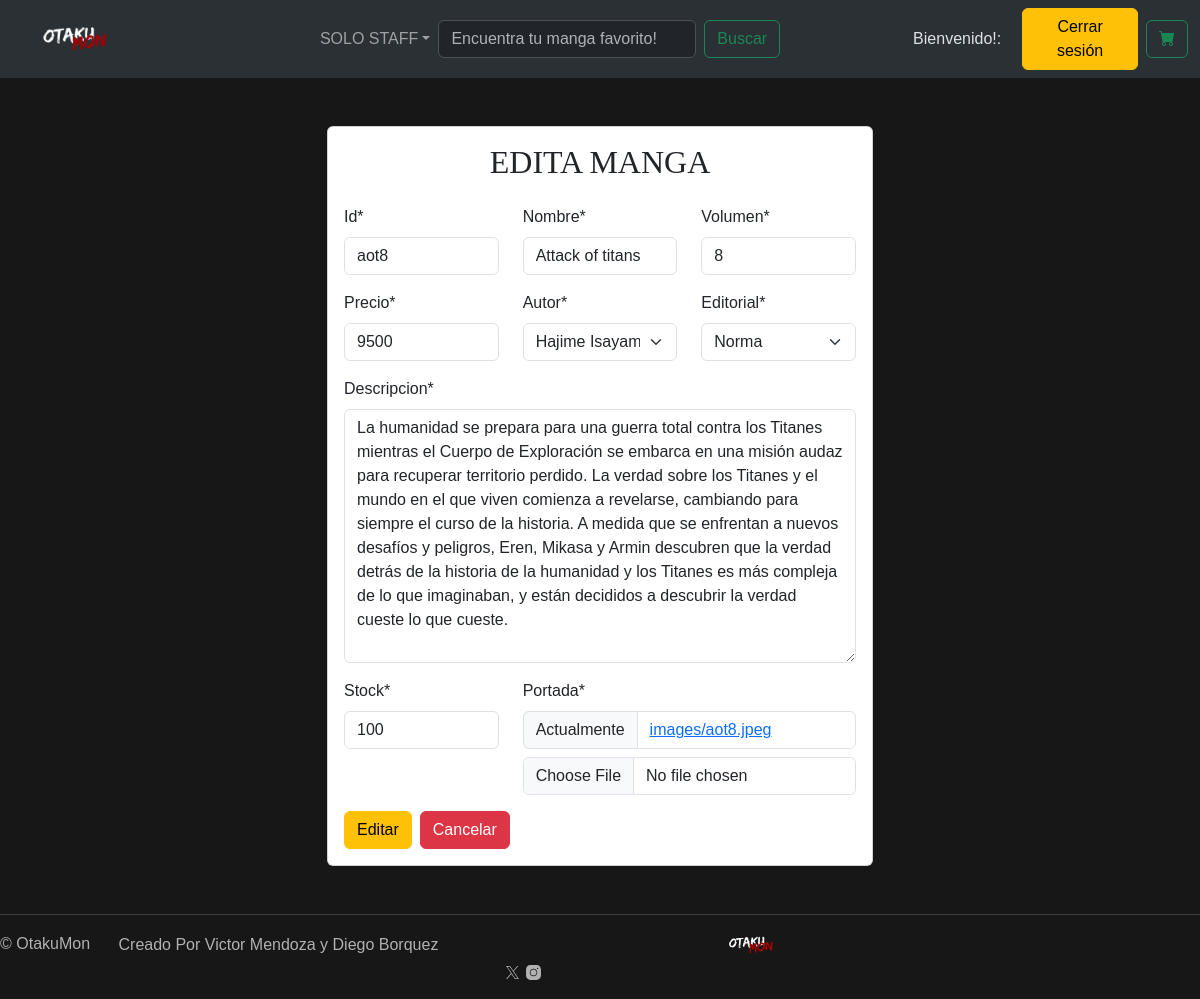
The app's page /editar_manga/aot8 (signed in) with its own data.
### otaku/models.py (models this page shows, shortened)
class Manga(models.Model):
    id = models.CharField(max_length=4, primary_key=True)
    portada = models.ImageField(upload_to='images/')
    nombre = models.CharField(max_length = 200)
    volumen = models.IntegerField()
    autor = models.ForeignKey(Autor, on_delete=models.CASCADE)
    editorial = models.ForeignKey(Editorial, on_delete=models.CASCADE)
    descripcion = models.TextField()
    precio = models.IntegerField()
    stock = models.IntegerField()

### otaku/views.py (the view)
# urls.py: path('editar_manga/<str:id_manga>', views.edit, name='edit'),
@permission_required('otaku.change_manga')
def edit(request, id_manga):
    manga = Manga.objects.get(id=id_manga)
    if request.method == 'POST':
        form = IngresoManga(request.POST, request.FILES, instance=manga)
        if form.is_valid():
            form.save()
            return redirect('listar_mangas')
    else:
        form = IngresoManga(instance=manga)
    return render(request, "otaku/mangaedit.html", {'form': form, 'manga': manga})

### otaku/forms.py
class IngresoManga(forms.ModelForm):
    class Meta:
        model = Manga
        fields = '__all__'

### otaku/models.py (called while the page is built)
    def __str__(self):
        return self.nombre

    def __str__(self):
        return self.nombre

### otaku/templates/otaku/mangaedit.html (shortened to what this page needs)
{% extends 'otaku/base.html' %}
{% load crispy_forms_tags %}
{% load static %}
{% block content %}
<div class="container mt-5 mb-5">
    <div class="row justify-content-center">
        <div class="col-md-6">
            <div class="card">
                <h5 class="mt-3 d-flex justify-content-center" style="font-size: xx-large;">EDITA MANGA</h5>
                <div class="card-body">
                    <form method="post" enctype="multipart/form-data" action="{% url 'actualiza' manga.id %}">
                        <div class="row">
                            <div class="col-md-4">
                                {{ form.id|as_crispy_field }}
                            </div>
                            <div class="col-md-4">
                                {{ form.nombre|as_crispy_field }}
                            </div>
                            <div class="col-md-4">
                                {{ form.volumen|as_crispy_field }}
                            </div>
                        </div>
                        <div class="row">
                            <div class="col-md-4">
                                {{ form.precio|as_crispy_field }}
                            </div>
                            <div class="col-md-4">
                                {{ form.autor|as_crispy_field }}
                            </div>
                            <div class="col-md-4">
                                {{ form.editorial|as_crispy_field }}
                            </div>
                        </div>
                        <div class="row">
                            <div class="col-md-12">
                                {{ form.descripcion|as_crispy_field }}
                            </div>
                        </div>
                        <div class="row">
                            <div class="col-md-4">
                                {{ form.stock|as_crispy_field }}
                            </div>
                            <div class="col-md-8">
                                {{ form.portada|as_crispy_field }}
                            </div>
                        </div>
                        <div class="d-flex gap-2">
                            <button type="submit" class="btn btn-warning" >Editar</button>
                            <a href="{% url 'listar_mangas' %}"><button type="button" class="btn btn-danger">Cancelar</button></a>
                        </div>
                    </form>
                </div>
            </div>
        </div>
    </div>
</div>
{% endblock %}

### otaku/static/css/style.css (style rules this page uses)
body { background-color: #111111f8; font-family: mundial, sans-serif; font-style: normal; font-weight: 100; }
h5 { font-family: 'anime_ineptregular' }

### records on screen
Manga: id "aot8", nombre "Attack of titans", volumen "8", precio "9500", autor "Hajime Isayama", editorial "Norma", descripcion "La humanidad se prepara para una guerra total contra los Titanes mientras el Cuerpo de Exploración se embarca en una misión audaz para recuperar territorio perdido. La verdad sobre los Titanes y el mundo en el que viven comienza a revelarse, cambiando para siempre el curso de la historia. A medida que se enfrentan a nuevos desafíos y peligros, Eren, Mikasa y Armin descubren que la verdad detrás de la historia de la humanidad y los Titanes es más compleja de lo que imaginaban, y están decididos a descubrir la verdad cueste lo que cueste.", stock "100"
